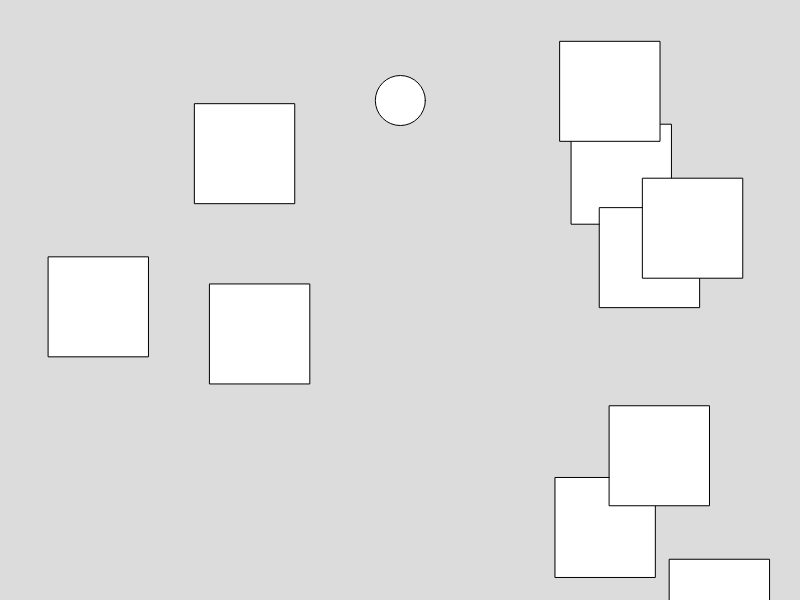
Frame 1 (no input)
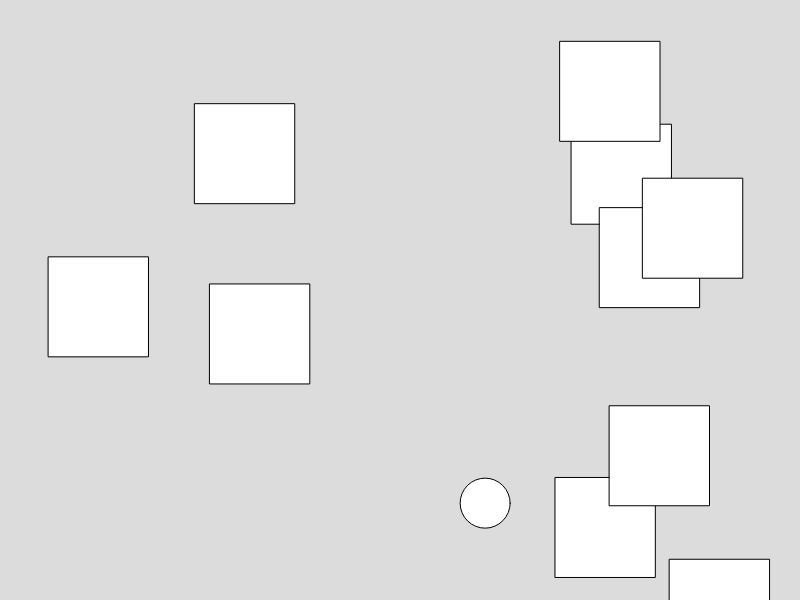
Frame 60 (no input)
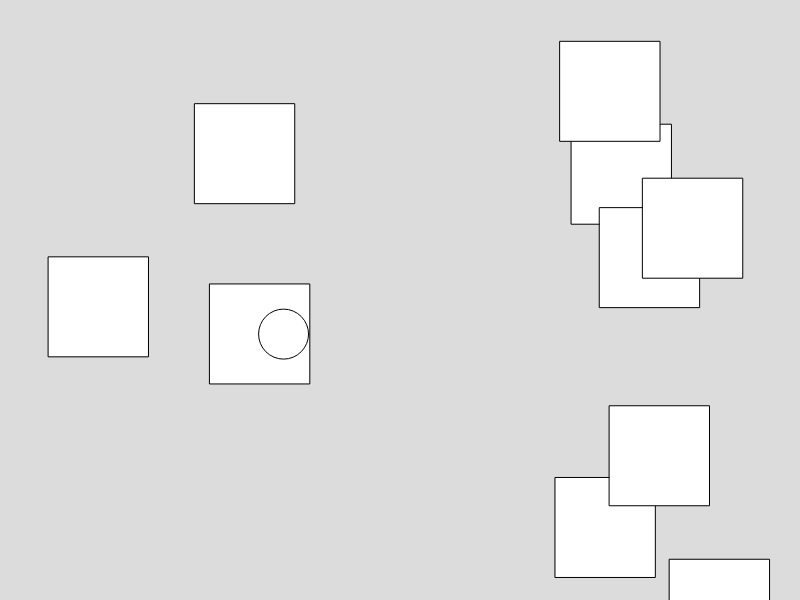
Frame 120 (the mouse pressed at the canvas centre since frame 60)

The p5.js sketch that drew these frames (run headless with seeded random() and noise() and a simulated clock; from frame 60 on, the mouse is pressed at the canvas centre):

// p5.js sketch
// ── sketch.js
// Mover
let mover;
// Friction zones
let frictionZones = [];
// Noise variables
let xOff = 0;
let yOff = 10000;

function setup() {
  createCanvas(800, 600);
  mover = new Mover();

  // Create friction zones
  for (let i = 0; i < 10; i++) {
    frictionZones[i] = new FrictionZone(createVector(random(0, width), random(0, height)), 100, 1);
  }
}

function draw() {
  background(220);
  // Apply noise force
  mover.applyForce(calculateNoise());
  mover.update();
  mover.wrapEdges();
  CheckFriction();
  // Display
  frictionZones.forEach(zone => {
    zone.display();
  });
  mover.display();
}

function calculateNoise(){
  let noiseX = noise(xOff);
  let noiseY = noise(yOff);
  noiseX = map(noiseX, 0, 1, -1, 1);
  noiseY = map(noiseY, 0, 1, -1, 1);
  let noiseForce = createVector(noiseX, noiseY);
  xOff += 0.01;
  yOff += 0.01;
  return noiseForce;
}

function CheckFriction() {
  frictionZones.forEach(zone => {
    if (mover.isInside(zone)) {
      let force = zone.calculateForce(mover.velocity);
      mover.applyForce(force);
    }
  });
}

class FrictionZone {
  constructor(position, size, strength) {
    this.position = position;
    this.size = size;
    this.strength = strength;

  }
  display() {
    rect(this.position.x, this.position.y, this.size, this.size);
  }
  calculateForce(velocity){
    let c = 0.6;
    let normal = 1;
    let frictionMag = c * normal;
    let vel = velocity.copy();
    let force = vel.normalize(vel.mult(-1));
    return force.mult(frictionMag);
  }
}
// ── mover.js

class Mover {
    constructor() {
      this.size = 50;
      this.mass = 1;
      this.position = createVector(width / 2, 100);
      this.velocity = createVector(0, 0);
      this.acceleration = createVector(0, 0);
    }
    applyForce(force) {
      force.div(this.mass);
      this.acceleration.add(force);
    }
    update() {
      this.velocity.add(this.acceleration);
      this.velocity.limit(8);
      this.position.add(this.velocity);
      this.acceleration.mult(0);
    }
    display() {
      ellipse(this.position.x, this.position.y, this.size, this.size);
    }
    isInside(zone){
        if(this.position.x > zone.position.x && this.position.y > zone.position.y && this.position.x < zone.position.x + zone.size && this.position.y < zone.position.y + zone.size){
            return true;
        } else {
            return false;
        }
    }
    wrapEdges(){
      if(this.position.x < 0){
        this.position.x = width;
      }
      if(this.position.x > width){
        this.position.x = 0;
      }
      if(this.position.y < 0){
        this.position.y = height;
      }
      if(this.position.y > height){
        this.position.y = 0;
      }
    }
  }
  
